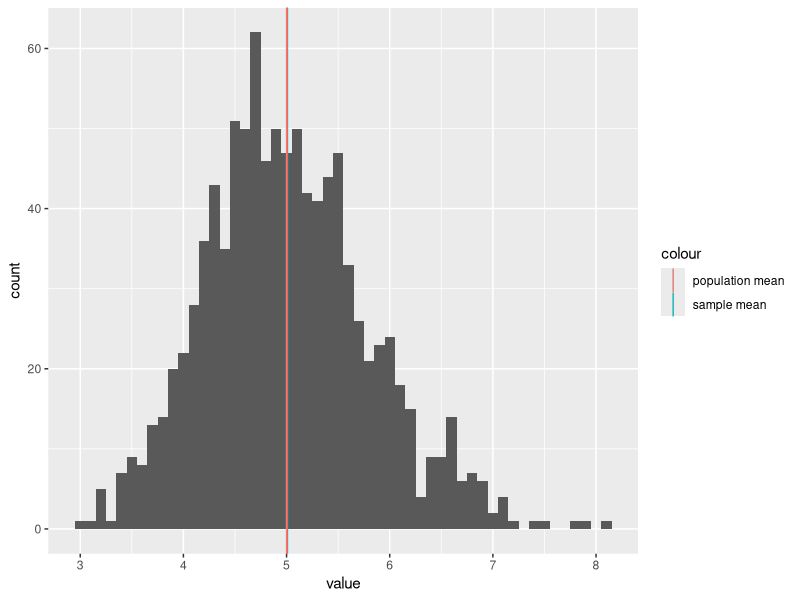
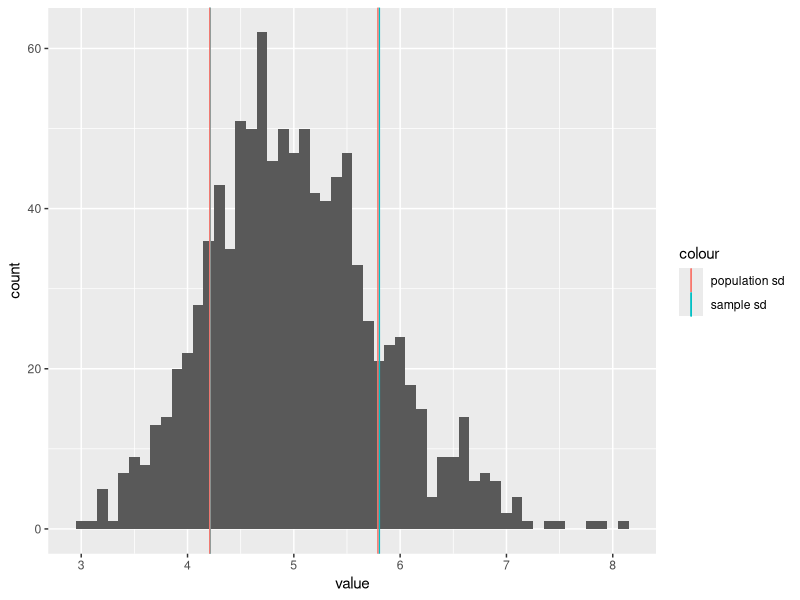
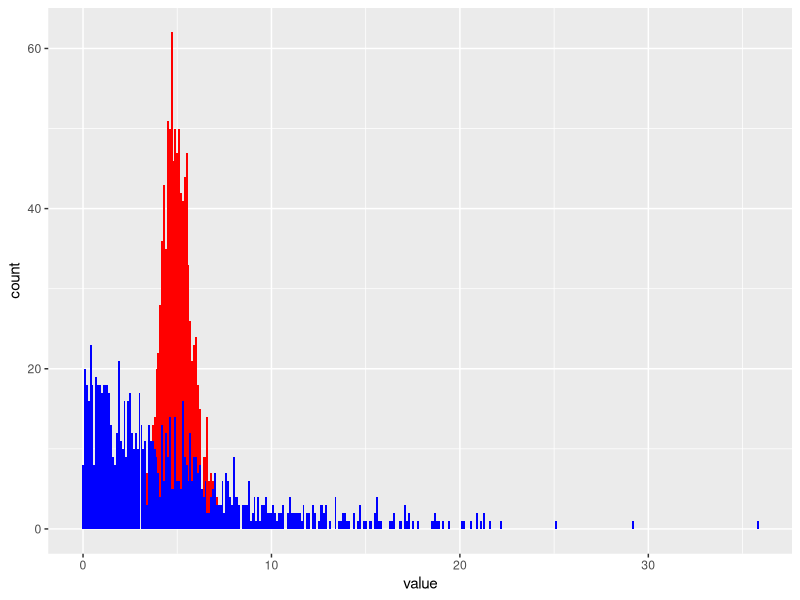
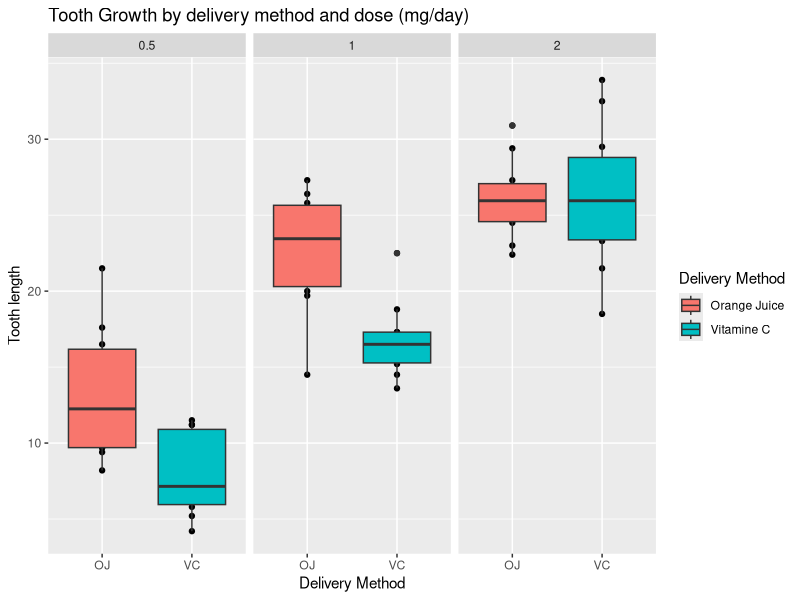

Here is the R script that generated these plots, in order:
# "generate 40 exponentials" refers to generating 
# 40 random numbers from an exponential distribution.
# we are going to generate 40 exponentials a 1000 times

nosim <- 1000
lambda <- 0.2
n <- 40

m <- matrix(rexp(nosim*n, rate = lambda), nosim)
mn <- apply(m, 1, mean)

# equal to the theoretical standard deviation of the population
sd(mn)*sqrt(40)

df <- data.frame(mean = mn, exponential = m[,1])

library(reshape2)

df <- melt(df)

library(ggplot2)

# comparing theoretical vs. experimental means
a <- ggplot(df, aes(x = value)) + 
        geom_histogram(data = subset(df, df$variable == "mean"), binwidth = 0.1) + 
        geom_vline(aes(xintercept = mean(mn), colour = "sample mean")) + 
        geom_vline(aes(xintercept = 1/lambda, color = "population mean"))
a

# comparing sample sd vs. theoretical sd
b <- ggplot(df, aes(x = value)) + 
        geom_histogram(data = subset(df, df$variable == "mean"), binwidth = 0.1) + 
        geom_vline(aes(xintercept = mean(mn) - sd(mn), colour = "sample sd")) + 
        geom_vline(aes(xintercept = mean(mn) + sd(mn), colour = "sample sd")) +
        geom_vline(aes(xintercept = 1/lambda - (1/lambda)/sqrt(n), color = "population sd")) +
        geom_vline(aes(xintercept = 1/lambda + (1/lambda)/sqrt(n), color = "population sd"))
b

# comparing distribution of exponentials vs. means of exponentials
h <- ggplot(df, aes(x = value)) + 
        geom_histogram(data = subset(df, df$variable == "mean"), binwidth = 0.1, fill = "red") +
        geom_histogram(data = subset(df, df$variable == "exponential"), binwidth = 0.1, fill = "blue") 
h


#################################################################
#################################################################
#################################################################

# Tooth Growth

data("ToothGrowth")

qplot(supp,len,data=ToothGrowth, facets=~dose, 
      main="Tooth Growth by delivery method and dose (mg/day)",
      xlab="Delivery Method", ylab="Tooth length")+
        facet_grid(~dose, labeller = "label_value")+ 
        geom_boxplot(aes(fill = supp)) + 
        scale_fill_discrete(name = "Delivery Method",
                            breaks = c("OJ","VC"),
                            labels = c("Orange Juice", "Vitamine C"))

a <- subset(ToothGrowth, supp == "VC" & dose == 2)$len
b <- subset(ToothGrowth, supp == "OJ" & dose == 2)$len

t.test(subset(ToothGrowth, supp == "OJ" & dose == 0.5)$len, 
       subset(ToothGrowth, supp == "VC" & dose == 0.5)$len)

t.test(subset(ToothGrowth, supp == "OJ" & dose == 1)$len, 
       subset(ToothGrowth, supp == "VC" & dose == 1)$len)

t.test(subset(ToothGrowth, supp == "OJ" & dose == 2)$len, 
       subset(ToothGrowth, supp == "VC" & dose == 2)$len)

power.t.test(n = 10, delta = mean(b) - mean(a),
             sd = sqrt((var(a)+var(b))/2), alternative = "one.sided", type = "two.sample")